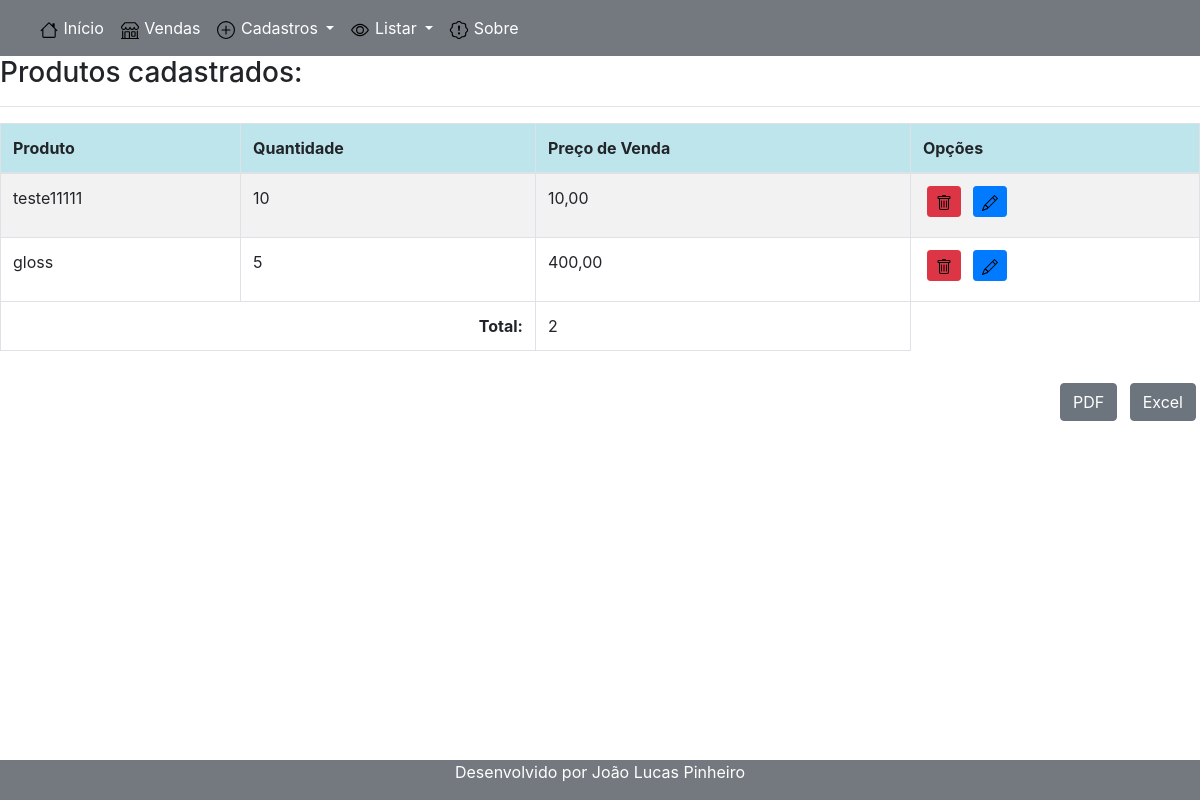
The page /listar/produto/ on the database its author committed.
### cadastros/models.py (models this page shows, shortened)
class Produto(models.Model):
    nome_produto = models.CharField("Nome:", max_length=255, blank=False, unique=True)
    quantidade_produto = models.IntegerField("Quantidade:", blank=False)
    precocompra_produto = models.DecimalField("Preço de compra:", max_digits=6, decimal_places=2)
    precovenda_produto = models.DecimalField("Preço de venda:",max_digits=6, decimal_places=2)
    tipo = models.CharField(max_length=50, default="produto")

### cadastros/views.py (the view)
# urls.py: path('listar/produto/', ProdutoList.as_view(), name ='listar-produto'),
class ProdutoList(ListView):
    model = Produto
    template_name = "cadastros/listas/produto.html"

### cadastros/templates/cadastros/listas/produto.html (shortened to what this page needs)
{% extends 'paginas/modelo.html' %}
{%load static %}
{%block Principal %}
<div class="table-responsive" >
    <h3>Produtos cadastrados: </h3>
    <hr>
    <table class="table table-striped table-bordered" id="tabela-produto">
        <thead>
            <tr class="table-info">
                <th>Produto</th>
                <th>Quantidade</th>
                <th> Preço de Venda</th>
                <th>Opções</th>
            </tr>
        </thead>
        <tbody>
            {% for produto in object_list %}
            <tr>
                <td> {{ produto.nome_produto }}</td>
                <td> {{ produto.quantidade_produto }} </td>
                <td> {{ produto.precovenda_produto }}</td>
                <td>
                    <a href="{% url 'excluir-produto' produto.pk %}"
                        class="btn btn-danger btn-sm form-group mx-sm-1 mb-2" title="Excluir"><img
                            src="{% static 'img/lixo.svg' %}"></a>
                    <a href="{% url 'editar-produto' produto.pk %}"
                        class="btn btn-primary btn-sm form-group mx-sm-1 mb-2" title="Editar"><img
                            src="{% static 'img/editar.svg' %}"></a>
                </td>
            </tr>
            {% empty %}
            <tr>
                <td colspan="4"> Nenhum produto registrado.</td>
            </tr>
            {% endfor %}
        </tbody>
        <tfoot>
            <tr>
                <td colspan="2" style="text-align: right;"><strong>Total:</strong></td>
                <td>{{ object_list|length }}</td>
            </tr>
        </tfoot>
    </table>
</div>
<div class="text-right mt-3">
    <button id="btn-pdf" class="btn btn-secondary mx-1 mb-2" title="Exportar para PDF"> PDF</button>
    <button id="btn-excel" class="btn btn-secondary mx-1 mb-2" title="Exportar para Excel"> Excel</button>
</div>
{% endblock %}

### rows shown on the page
Produto: nome_produto "teste11111", quantidade_produto "10", precovenda_produto "10,00"
Produto: nome_produto "gloss", quantidade_produto "5", precovenda_produto "400,00"

### other values the page prints
{{ object_list|length }} "2"
